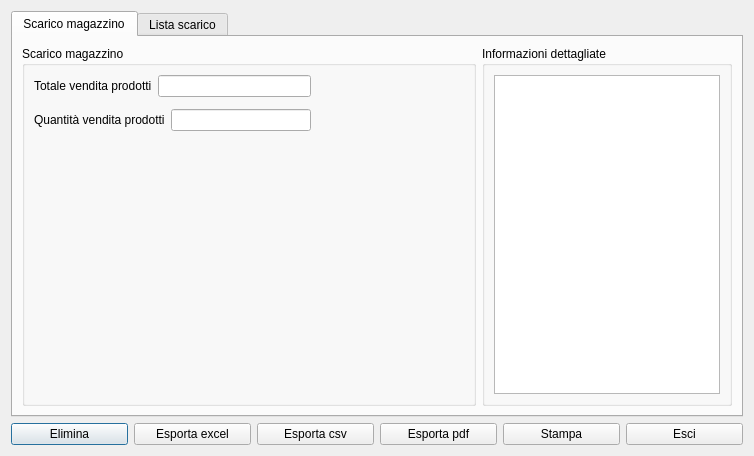
<?xml version="1.0" encoding="UTF-8"?>
<ui version="4.0">
 <class>scarico_mag</class>
 <widget class="QDialog" name="scarico_mag">
  <property name="geometry">
   <rect>
    <x>0</x>
    <y>0</y>
    <width>754</width>
    <height>456</height>
   </rect>
  </property>
  <property name="windowTitle">
   <string>Dialog</string>
  </property>
  <layout class="QGridLayout" name="gridLayout_6">
   <item row="0" column="0">
    <widget class="QTabWidget" name="tabWidget">
     <property name="currentIndex">
      <number>0</number>
     </property>
     <widget class="QWidget" name="tab">
      <attribute name="title">
       <string>Scarico magazzino</string>
      </attribute>
      <layout class="QGridLayout" name="gridLayout_7">
       <item row="0" column="0">
        <widget class="QGroupBox" name="groupBox">
         <property name="title">
          <string>Scarico magazzino</string>
         </property>
         <layout class="QGridLayout" name="gridLayout_3">
          <item row="0" column="1">
           <widget class="QLineEdit" name="tot_scar">
            <property name="readOnly">
             <bool>true</bool>
            </property>
           </widget>
          </item>
          <item row="0" column="0">
           <widget class="QLabel" name="label_2">
            <property name="text">
             <string>Totale vendita prodotti</string>
            </property>
           </widget>
          </item>
          <item row="0" column="2" rowspan="3">
           <spacer name="horizontalSpacer_2">
            <property name="orientation">
             <enum>Qt::Horizontal</enum>
            </property>
            <property name="sizeHint" stdset="0">
             <size>
              <width>40</width>
              <height>20</height>
             </size>
            </property>
           </spacer>
          </item>
          <item row="2" column="0" colspan="2">
           <layout class="QGridLayout" name="gridLayout_4">
            <item row="0" column="1">
             <widget class="QLineEdit" name="quan"/>
            </item>
            <item row="0" column="0">
             <widget class="QLabel" name="label">
              <property name="text">
               <string>Quantità vendita prodotti</string>
              </property>
             </widget>
            </item>
           </layout>
          </item>
          <item row="3" column="0">
           <spacer name="verticalSpacer">
            <property name="orientation">
             <enum>Qt::Vertical</enum>
            </property>
            <property name="sizeHint" stdset="0">
             <size>
              <width>20</width>
              <height>40</height>
             </size>
            </property>
           </spacer>
          </item>
         </layout>
        </widget>
       </item>
       <item row="0" column="1">
        <widget class="QGroupBox" name="groupBox_2">
         <property name="minimumSize">
          <size>
           <width>250</width>
           <height>0</height>
          </size>
         </property>
         <property name="maximumSize">
          <size>
           <width>250</width>
           <height>16777215</height>
          </size>
         </property>
         <property name="sizeIncrement">
          <size>
           <width>250</width>
           <height>0</height>
          </size>
         </property>
         <property name="baseSize">
          <size>
           <width>250</width>
           <height>0</height>
          </size>
         </property>
         <property name="title">
          <string>Informazioni dettagliate</string>
         </property>
         <layout class="QGridLayout" name="gridLayout_5">
          <item row="1" column="0">
           <widget class="QTextEdit" name="dettagli">
            <property name="readOnly">
             <bool>true</bool>
            </property>
           </widget>
          </item>
         </layout>
        </widget>
       </item>
      </layout>
     </widget>
     <widget class="QWidget" name="tab_2">
      <attribute name="title">
       <string>Lista scarico</string>
      </attribute>
      <layout class="QGridLayout" name="gridLayout">
       <item row="0" column="0">
        <widget class="QTableView" name="tab_view">
         <attribute name="verticalHeaderDefaultSectionSize">
          <number>15</number>
         </attribute>
        </widget>
       </item>
      </layout>
     </widget>
    </widget>
   </item>
   <item row="1" column="0">
    <layout class="QGridLayout" name="gridLayout_2">
     <item row="1" column="0">
      <widget class="QPushButton" name="del_rec">
       <property name="text">
        <string>Elimina</string>
       </property>
       <property name="icon">
        <iconset resource="../fabaria.qrc">
         <normaloff>:/images/edit-delete.png</normaloff>:/images/edit-delete.png</iconset>
       </property>
      </widget>
     </item>
     <item row="1" column="4">
      <widget class="QPushButton" name="pr_st">
       <property name="text">
        <string>Stampa</string>
       </property>
       <property name="icon">
        <iconset resource="../fabaria.qrc">
         <normaloff>:/images/document-print.png</normaloff>:/images/document-print.png</iconset>
       </property>
      </widget>
     </item>
     <item row="1" column="5">
      <widget class="QPushButton" name="pushButton">
       <property name="sizePolicy">
        <sizepolicy hsizetype="Preferred" vsizetype="Fixed">
         <horstretch>0</horstretch>
         <verstretch>0</verstretch>
        </sizepolicy>
       </property>
       <property name="text">
        <string>Esci</string>
       </property>
       <property name="icon">
        <iconset resource="../../backup_restore_db/images.qrc">
         <normaloff>:/images/dialog-close.png</normaloff>:/images/dialog-close.png</iconset>
       </property>
      </widget>
     </item>
     <item row="1" column="2">
      <widget class="QPushButton" name="ex_csv">
       <property name="text">
        <string>Esporta csv</string>
       </property>
       <property name="icon">
        <iconset resource="../fabaria.qrc">
         <normaloff>:/images/excel.png</normaloff>:/images/excel.png</iconset>
       </property>
      </widget>
     </item>
     <item row="1" column="3">
      <widget class="QPushButton" name="ex_pdf">
       <property name="text">
        <string>Esporta pdf</string>
       </property>
       <property name="icon">
        <iconset resource="../fabaria.qrc">
         <normaloff>:/images/pdf.png</normaloff>:/images/pdf.png</iconset>
       </property>
      </widget>
     </item>
     <item row="1" column="1">
      <widget class="QPushButton" name="esportaexcel">
       <property name="text">
        <string>Esporta excel</string>
       </property>
       <property name="icon">
        <iconset resource="../fabaria.qrc">
         <normaloff>:/images/excel.png</normaloff>:/images/excel.png</iconset>
       </property>
      </widget>
     </item>
    </layout>
   </item>
  </layout>
 </widget>
 <tabstops>
  <tabstop>pushButton</tabstop>
  <tabstop>quan</tabstop>
  <tabstop>dettagli</tabstop>
  <tabstop>tot_scar</tabstop>
 </tabstops>
 <resources>
  <include location="../../backup_restore_db/images.qrc"/>
  <include location="../fabaria.qrc"/>
 </resources>
 <connections/>
</ui>
